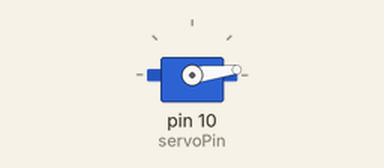
Simulated run of this sketch. Board: Arduino Uno, built with avr-gcc and run on an emulated ATmega328P. Parts: servo.

Above: at 0.05 s.
At 0.85 s:
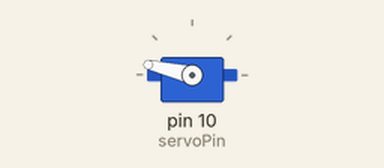
At 1.2 s:
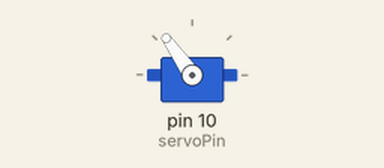
At 1.7 s:
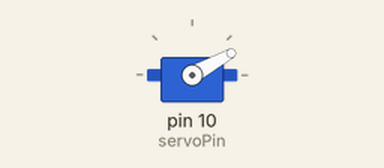
Timing chart, 0 to 4.2 s (numbered marks = the images above):
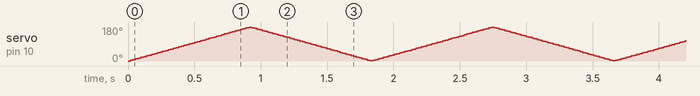

The sketch:

EX_MOTOR-1.ino
```cpp
#include <Servo.h>

int servoPin = 10;

Servo servo;

int Angle = 0; // servo position in degrees

void setup()
{
    servo.attach(servoPin);
}


void loop()
{
    // scan from 0 to 180 degrees
    for(Angle = 0; Angle < 180; Angle++)
     {
        servo.write(Angle);
        delay(5);
    }
    // now scan back from 180 to 0 degrees
    for(Angle = 180; Angle > 0; Angle--)
    {
        servo.write(Angle);
        delay(5);
    }
}
```
